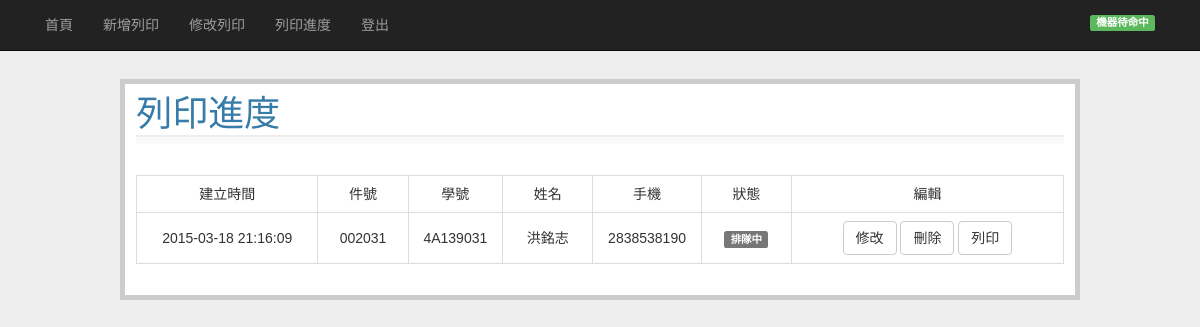
/show_print (signed in), run on an earlier commit of the app's database.
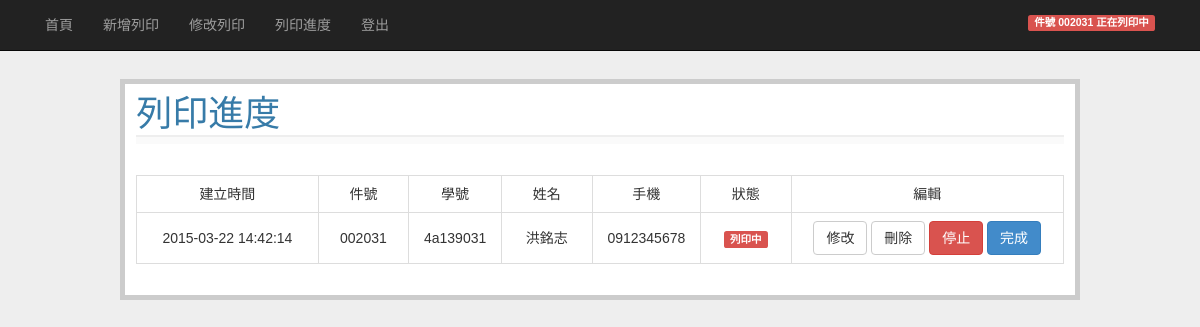
And on a later commit of the database.
### tables this page shows
CREATE TABLE prints (
  id integer primary key autoincrement,
  create_time datetime default (datetime('now','localtime')),
  print_id CHAR(6) UNIQUE not null,
  stu_id CHAR(10) not null,
  name string not null,
  phone CHAR(10) not null,
  status int not null
);

### web_server.py (the view)
@app.route('/show_print')
def show_entries(grbl=0):
    title="列印進度"
    if not session.get('logged_in'):
        cur = g.db.execute('select create_time, print_id, stu_id, status from prints where status<>"4" order by status desc,create_time asc')
        entries = [dict(create_time=row[0],print_id=row[1],stu_id=row[2],status=row[3]) for row in cur.fetchall()]
    else:
        cur = g.db.execute('select create_time, print_id, stu_id, name, phone, status from prints where status<>"4" order by status desc,create_time asc')
        entries = [dict(create_time=row[0],print_id=row[1],stu_id=row[2],name=row[3],phone=row[4],status=row[5]) for row in cur.fetchall()]
    return render_template('show_entries.html', entries=entries,printnow=get_print_now_id(),title=title,grbl=grbl)

### web_server.py (called while the page is built)
def connect_db():
    return sqlite3.connect(app.config['DATABASE'])

def get_print_now_id():
    pt = g.db.execute('select print_id from prints where status=3')
    printnow=pt.fetchall()
    return printnow[0][0] if printnow else None

@app.before_request
def before_request():
    g.db = connect_db()

@app.teardown_request
def teardown_request(exception):
    db = getattr(g, 'db', None)
    if db is not None:
        db.close()

### templates/show_entries.html (shortened to what this page needs)
{% extends "layout.html" %}
{% block input %}
<br>
<table id="status" class="table table-bordered text-center">
  <tr>
    <td class="col-md-2">建立時間</td>
    <td class="col-md-1">件號</td>
    {% if session.logged_in %}
    <td class="col-md-1">學號</td>
    <td class="col-md-1">姓名</td>
    <td class="col-md-1">手機</td>
    {% endif %}
    <td class="col-md-1">狀態</td>
    {% if session.logged_in %}
    <td class="col-md-3">編輯</td>
    {% endif %}
  </tr>
{% for entry in entries %}
    <tr>
      <td Style="vertical-align:middle; height: auto;">{{ entry.create_time }}</td>
      <td Style="vertical-align:middle; height: auto;">{{ entry.print_id }}</td>
      {% if session.logged_in %}
      <td Style="vertical-align:middle; height: auto;">{{ entry.stu_id }}</td>
      <td Style="vertical-align:middle; height: auto;">{{ entry.name }}</td>
      <td Style="vertical-align:middle; height: auto;">{{ entry.phone }}</td>
      {% endif %}
      <td Style="vertical-align:middle; height: auto;">
        <span class="label
        {% if entry.status==1 %}
           label-default ">排隊中</span>
        {% elif entry.status==3 %}
           label-danger">列印中</span>
        {% elif entry.status==2 %}
           label-success">待領取</span>
        {% elif entry.status==0 %}
           label-default">Creating</span>
        {% endif %}
      </td>
      {% if session.logged_in %}
      <td>
          <form action="{{ url_for('manage_entry') }}" method=post>
            <input type="submit" class="btn btn-default" name="submit" value="修改">
            <input type="submit" class="btn btn-default" name="submit" value="刪除">
            {% if entry.status == 1 %}
            <input type="submit" class="btn btn-default" name="submit" value="列印">
            {% elif entry.status == 0 %}
            <input type="submit" class="btn btn-default" name="submit" value="Wait" disabled>
            {% elif entry.status == 3 %}
            <input type="submit" class="btn btn-danger" name="submit" value="停止">
            <a href="{{ url_for('print_done') }}" class="btn btn-primary ">完成</a>
            {% elif entry.status == 2 %}
            <input type="submit" class="btn btn-success" name="submit" value="領取">
            {% endif %}
          </form>
      </td>
      {% endif %}
    </tr>
{% else %}
<tr>
  <td colspan='7'><em>尚未有任何列印佇列。</em></td>
</tr>
{% endfor %}
</table>
{% endblock %}

### templates/layout.html (shortened to what this page needs)
<!doctype html>
<head>
  <link href="{{ url_for('static', filename='css/bootstrap.css') }}" rel="stylesheet" media="screen">
  <link rel=stylesheet type=text/css href="{{ url_for('static', filename='style.css') }}">
</head>
<body>
  <nav class="navbar navbar-default navbar-static-top navbar-inverse" role="navigation">
    <div class="container">
      <span>
      <ul class="nav navbar-nav">
          <li><a href="{{ url_for('show_index') }}">首頁</a></li>
          <li><a href="{{ url_for('add_entry') }}">新增列印</a></li>
          <li><a href="{{ url_for('search_entry') }}">修改列印</a></li>
          <li><a href="{{ url_for('show_entries') }}">列印進度</a></li>
          <li>
            {% if not session.logged_in %}
              <a href="{{ url_for('login') }}">登入</a>
            {% else %}
              <a href="{{ url_for('logout') }}">登出</a>
            {% endif %}
          </li>
      </ul>
      </span>
      {% if printnow!=None %}
      <span class="label label-danger status-r-margin pull-right">  件號 {{ printnow }} 正在列印中</span>
      {% else %}
      <span class="label label-success status-r-margin pull-right">機器待命中</span>
      {% endif %}
    </div>
  </nav>
  <div class="row page">
    <h1>{{ title }}</h1>
    <div class=metanav>
    </div>
    {% block input %}{% endblock %}
  </div>
</body>

### static/style.css (style rules this page uses)
body { font-family: sans-serif; background: #eee; }
a, h1, h2 { color: #377ba8; }
h1, h2 { font-family: 'Georgia', serif; margin: 0; }
h1 { border-bottom: 2px solid #eee; }
.page { margin: 2em auto; width: 80%; border: 5px solid #ccc; padding: 0.8em; background: white; }
.metanav { text-align: right; font-size: 0.8em; padding: 0.3em; margin-bottom: 1em; background: #fafafa; }
.status-r-margin { margin: 15px; }

What changed in the data, as far as the page shows it:
removed prints: create_time "2015-03-18 21:16:09", print_id "002031", stu_id "4A139031", name "洪銘志", phone "2838538190", status "排隊中"
added prints: print "002031", create_time "2015-03-22 14:42:14", print_id "002031", stu_id "4a139031", name "洪銘志", phone "0912345678", status "列印中"
Also different on the page:
text no longer shown: "機器待命中"
text now shown: "件號 正在列印中"
